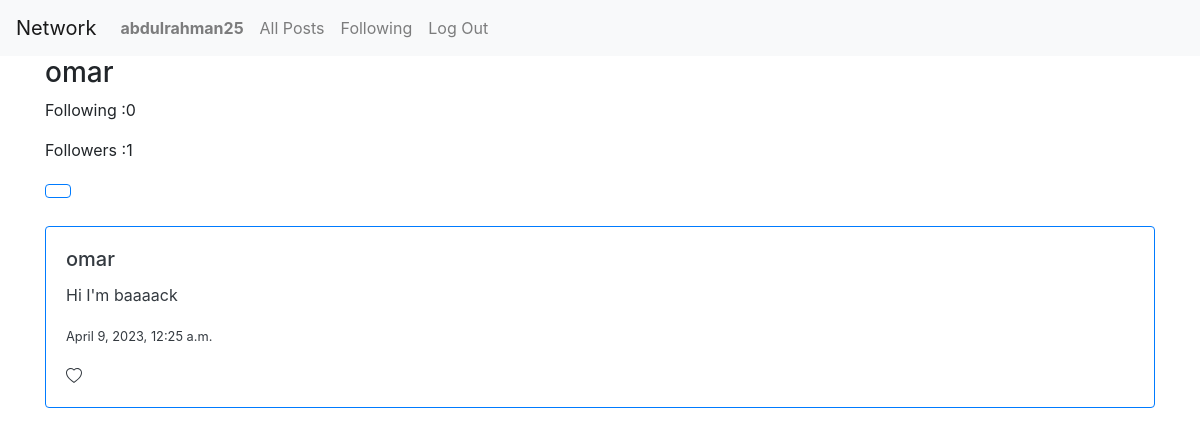
The page /profile/2 (signed in) on the database as committed earlier.
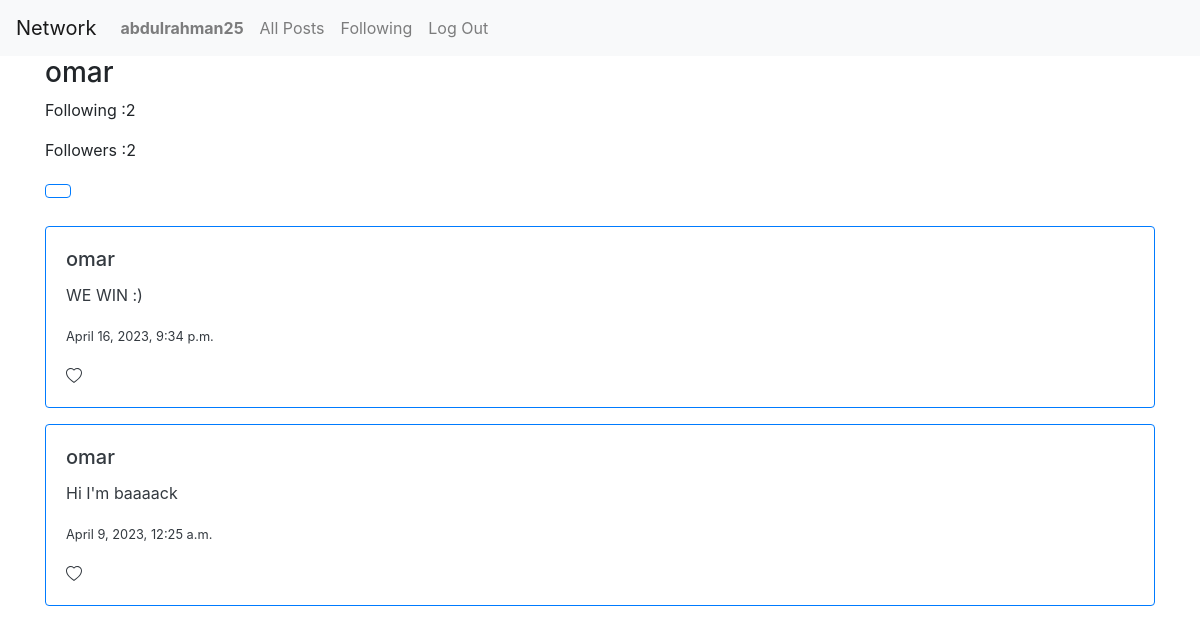
The same page on the database as committed later.
### network/models.py (models this page shows, shortened)
class newPost(models.Model):
    text = models.TextField(null=True)
    date = models.DateTimeField(auto_now_add=True, null=True)
    user = models.ForeignKey(User, related_name="user_post", on_delete=models.CASCADE, null=True)

class User(AbstractUser):
    pass

### network/views.py (the view)
# urls.py: path("profile/<int:id>", views.profile, name="profile"),
@login_required
def profile(request, id):
    all_posts = newPost.objects.filter(user=id).order_by('-date')
    following = UserFollowing.objects.filter(user_id=id)
    followers = UserFollowing.objects.filter(following_user_id = id)
    username = User.objects.get(id=id)
    return render(request, "network/profile.html",{
        "posts": all_posts,
        "following": following.count(),
        "followers" : followers.count(),
        "id": id,
        "username": username.username
    })

### network/templates/network/profile.html (shortened to what this page needs)
{% extends "network/layout.html" %}
{% load static %}
{% block body %}
<div class="container">
  <h3>{{ username }}</h3>
<p>Following :{{ following }}</p>
<p>Followers :{{ followers }}</p>
{% if request.user.id != id %}
  <button type="submit" class="btn btn-outline-primary" id="follow-btn" value="{{request.user.id}}"></button>
{% endif %}
</div><br>
<div class="container">
    {% for post in posts %}
    <div class="card border-primary mb-3" style="max-width: 100%;">
        <div class="card-body text-dark">
          <h5 class="card-title ">{{ post.user }}</h5>
          <p class="card-text">{{ post.text }}</p>
          <p class="card-text"><small class="text-body-secondary ">{{ post.date }}</small></p>
        </div>
    </div>
    {% endfor %}
{% endblock %}

Rows that differ between the two databases and show on the page:
added newPost: user "omar", text "WE WIN :)", date "April 16, 2023, 9:34 p.m."
Other text that changed with them:
{{ following }}: "0" → "2"
{{ followers }}: "1" → "2"
